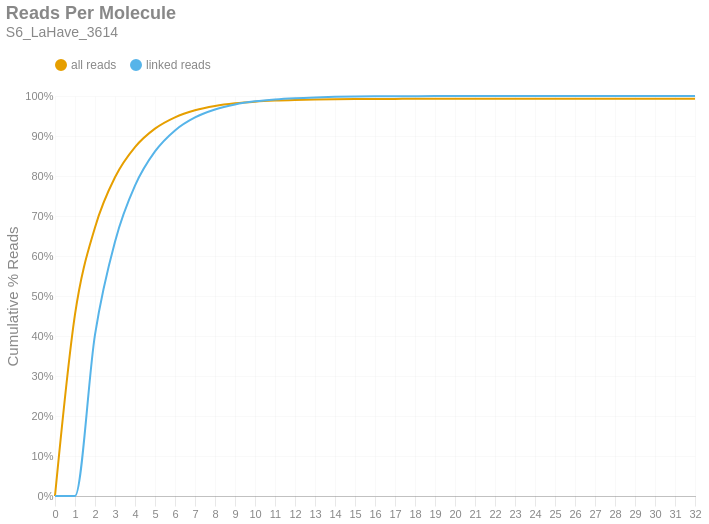

This figure's notebook cell:
### Markdown cell above
### Reads per Molecule
This chart shows the cumulative distribution of the number of reads per linked molecule. That is, how many alignments are associated with a unique molecule. This excludes the number of reads associated with invalid or absent linked-read barcodes. The `linked` histogram is the percentages recalculated when disregarding singletons.

### Code cell
if SKIPLR:
    print_html(f"Skipped")
else:
    counts = np.bincount(valids['reads'].cast(pl.Int64).to_numpy())
    weighted = counts * np.arange(len(counts))
    all_perc = weighted / n_reads
    linked_perc = weighted / n_linked_reads
    linked_perc[1] = 0
    binned_df = pl.DataFrame({
        'readsper': list(range(len(counts))),
        'all reads (cumsum)': np.cumsum(all_perc).tolist(),
        'linked reads (cumsum)': np.cumsum(linked_perc).tolist(),
    })

    with SafeRender(binned_df):
        (
            density_plot(binned_df, 'Reads Per Molecule', samplename, 'readspmol')
            .encode(
                x=alt.X('readsper:O', title=None).axis(labelAngle=0).scale(padding=0),
                y=alt.Y('value:Q', title='Cumulative % Reads').axis(format='%').stack(False),
                color=alt.Color("key:N").scale(domain=["all reads", "linked reads"]),
                tooltip=[
                    alt.Tooltip("key:N", title="Data Type"),
                    alt.Tooltip("readsper:O", title="Reads Per Molecule"),
                    alt.Tooltip("value:Q", format=".2%", title="% Reads (Cum.)")
                ]            
            )
        ).display()

### Figure 1 — Vega-Lite specification as saved in the notebook (floating-point values rounded to 4 significant figures)
{"width": "container", "height": 400, "config": {"title": {"anchor": "start", "dy": -15, "fontSize": 18, "color": "#888888", "subtitleColor": "#888888", "subtitleFontSize": 14}, "arc": {"fill": "#0072B2"}, "axis": {"domainColor": "#888888", "domainWidth": 0.5, "gridWidth": 0.2, "grid": false, "titleFontWeight": 400, "titleFontSize": 15, "labelFontSize": 11, "labelColor": "#888888", "tickColor": "#888888", "tickWidth": 0.2, "titleColor": "#888888"}, "axisBand": {"grid": false}, "axisX": {"grid": true, "tickSize": 10, "domainCap": "round"}, "axisY": {"domain": false, "grid": true, "tickSize": 0, "domainCap": "round"}, "background": "transparent", "header": {"labelFontSize": 15, "labelColor": "#888888", "titleFontSize": 15, "titleFontWeight": 600, "titleColor": "#888888"}, "legend": {"labelFont": "sans-serif", "labelFontSize": 12, "labelColor": "#888888", "symbolSize": 100, "symbolType": "circle", "titleFontSize": 12, "titlePadding": 10, "titleColor": "#888888", "title": null, "orient": "top"}, "range": {"category": ["#E69F00", "#56B4E9", "#009E73", "#F0E442", "#0072B2", "#D55E00", "#CC79A7", "#000000"], "diverging": ["#cfe8f3", "#a2d4ec", "#73bfe2", "#46abdb", "#1696d2", "#12719e"]}, "area": {"fill": "#0072B2", "fillOpacity": 0.7, "line": true, "strokeOpacity": 0.7}, "line": {"color": "#0072B2", "stroke": "#0072B2", "strokeWidth": 2}, "trail": {"color": "#0072B2", "stroke": "#0072B2", "strokeWidth": 0, "size": 1}, "point": {"filled": true, "fillOpacity": 1.0, "size": 95}, "text": {"color": "#888888", "fontSize": 11, "align": "right", "fontWeight": 400, "size": 11}, "bar": {"fill": "#0072B2", "stroke": null}, "view": {"stroke": null, "continuousWidth": 660, "continuousHeight": 400}}, "data": {"name": "data-74d511732bb8c430b37d2e4cdc8aada2"}, "mark": {"type": "line", "interpolate": "monotone", "point": {"opacity": 0, "size": 275}}, "encoding": {"color": {"field": "key", "scale": {"domain": ["all reads", "linked reads"]}, "type": "nominal"}, "tooltip": [{"field": "key", "title": "Data Type", "type": "nominal"}, {"field": "readsper", "title": "Reads Per Molecule", "type": "ordinal"}, {"field": "value", "format": ".2%", "title": "% Reads (Cum.)", "type": "quantitative"}], "x": {"axis": {"labelAngle": 0}, "field": "readsper", "scale": {"padding": 0}, "title": null, "type": "ordinal"}, "y": {"axis": {"format": "%"}, "field": "value", "stack": false, "title": "Cumulative % Reads", "type": "quantitative"}}, "params": [{"name": "param_c36ac31b6afebe62", "select": {"type": "point", "fields": ["key"]}, "bind": "legend"}], "title": {"text": "Reads Per Molecule", "subtitle": "S6_LaHave_3614"}, "transform": [{"fold": ["all reads (cumsum)", "linked reads (cumsum)"]}, {"calculate": "replace(datum.key, ' (cumsum)', '')", "as": "key"}, {"filter": {"param": "param_c36ac31b6afebe62"}}], "usermeta": {"embedOptions": {"downloadFileName": "S6_LaHave_3614.readspmol"}}, "$schema": "https://vega.github.io/schema/vega-lite/v6.1.0.json", "datasets": {"data-74d511732bb8c430b37d2e4cdc8aada2": [{"readsper": 0, "all reads (cumsum)": 0.0, "linked reads (cumsum)": 0.0}, {"readsper": 1, "all reads (cumsum)": 0.4538, "linked reads (cumsum)": 0.0}, {"readsper": 2, "all reads (cumsum)": 0.6714, "linked reads (cumsum)": 0.4034}, {"readsper": 3, "all reads (cumsum)": 0.7967, "linked reads (cumsum)": 0.6359}, {"readsper": 4, "all reads (cumsum)": 0.8722, "linked reads (cumsum)": 0.7759}, {"readsper": 5, "all reads (cumsum)": 0.9183, "linked reads (cumsum)": 0.8614}, {"readsper": 6, "all reads (cumsum)": 0.9467, "linked reads (cumsum)": 0.9139}, {"readsper": 7, "all reads (cumsum)": 0.9642, "linked reads (cumsum)": 0.9464}, {"readsper": 8, "all reads (cumsum)": 0.9749, "linked reads (cumsum)": 0.9663}, {"readsper": 9, "all reads (cumsum)": 0.9816, "linked reads (cumsum)": 0.9788}, {"readsper": 10, "all reads (cumsum)": 0.9859, "linked reads (cumsum)": 0.9866}, {"readsper": 11, "all reads (cumsum)": 0.9885, "linked reads (cumsum)": 0.9915}, {"readsper": 12, "all reads (cumsum)": 0.9902, "linked reads (cumsum)": 0.9946}, {"readsper": 13, "all reads (cumsum)": 0.9912, "linked reads (cumsum)": 0.9965}, {"readsper": 14, "all reads (cumsum)": 0.9919, "linked reads (cumsum)": 0.9978}, {"readsper": 15, "all reads (cumsum)": 0.9923, "linked reads (cumsum)": 0.9986}, {"readsper": 16, "all reads (cumsum)": 0.9926, "linked reads (cumsum)": 0.9991}, {"readsper": 17, "all reads (cumsum)": 0.9928, "linked reads (cumsum)": 0.9994}, {"readsper": 18, "all reads (cumsum)": 0.9929, "linked reads (cumsum)": 0.9996}, {"readsper": 19, "all reads (cumsum)": 0.9929, "linked reads (cumsum)": 0.9998}, {"readsper": 20, "all reads (cumsum)": 0.993, "linked reads (cumsum)": 0.9998}, {"readsper": 21, "all reads (cumsum)": 0.993, "linked reads (cumsum)": 0.9999}, {"readsper": 22, "all reads (cumsum)": 0.993, "linked reads (cumsum)": 0.9999}, {"readsper": 23, "all reads (cumsum)": 0.993, "linked reads (cumsum)": 0.9999}, {"readsper": 24, "all reads (cumsum)": 0.9931, "linked reads (cumsum)": 1.0}, {"readsper": 25, "all reads (cumsum)": 0.9931, "linked reads (cumsum)": 1.0}, {"readsper": 26, "all reads (cumsum)": 0.9931, "linked reads (cumsum)": 1.0}, {"readsper": 27, "all reads (cumsum)": 0.9931, "linked reads (cumsum)": 1.0}, {"readsper": 28, "all reads (cumsum)": 0.9931, "linked reads (cumsum)": 1.0}, {"readsper": 29, "all reads (cumsum)": 0.9931, "linked reads (cumsum)": 1.0}, {"readsper": 30, "all reads (cumsum)": 0.9931, "linked reads (cumsum)": 1.0}, {"readsper": 31, "all reads (cumsum)": 0.9931, "linked reads (cumsum)": 1.0}, {"readsper": 32, "all reads (cumsum)": 0.9931, "linked reads (cumsum)": 1.0}]}}
